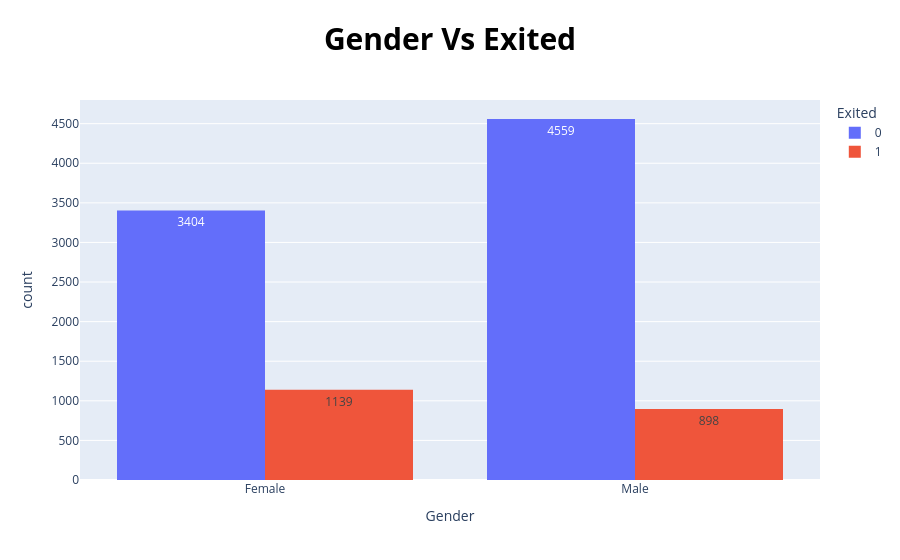

Notebook code cell kept with this figure:
### Markdown cell above
German then france then spain

most of the customers are from france but most of the unexited customers are from german

### Code cell
algorithm.pie_chart('Gender' , data_frame)
algorithm.bar_pixel_plot(data_frame , 'Gender' , 'Exited')

### Figure 1 — Plotly figure (JSON) as saved in the notebook; plotly's stock layout.template omitted (floating-point values rounded to 4 significant figures)
{"data": [{"alignmentgroup": "True", "bingroup": "x", "histfunc": "sum", "hovertemplate": "Exited=0<br>Gender=%{x}<br>sum of count=%{y}<extra></extra>", "legendgroup": "0", "marker": {"color": "#636efa", "pattern": {"shape": ""}}, "name": "0", "offsetgroup": "0", "orientation": "v", "showlegend": true, "texttemplate": "%{value}", "type": "histogram", "x": ["Female", "Male"], "xaxis": "x", "y": [3404, 4559], "yaxis": "y"}, {"alignmentgroup": "True", "bingroup": "x", "histfunc": "sum", "hovertemplate": "Exited=1<br>Gender=%{x}<br>sum of count=%{y}<extra></extra>", "legendgroup": "1", "marker": {"color": "#EF553B", "pattern": {"shape": ""}}, "name": "1", "offsetgroup": "1", "orientation": "v", "showlegend": true, "texttemplate": "%{value}", "type": "histogram", "x": ["Female", "Male"], "xaxis": "x", "y": [1139, 898], "yaxis": "y"}], "layout": {"barmode": "group", "legend": {"title": {"text": "Exited"}, "tracegroupgap": 0}, "title": {"font": {"color": "black", "size": 30}, "text": "<b>Gender Vs Exited", "x": 0.5}, "xaxis": {"anchor": "y", "domain": [0, 1], "title": {"text": "Gender"}}, "yaxis": {"anchor": "x", "domain": [0, 1], "title": {"text": "count"}}}}
